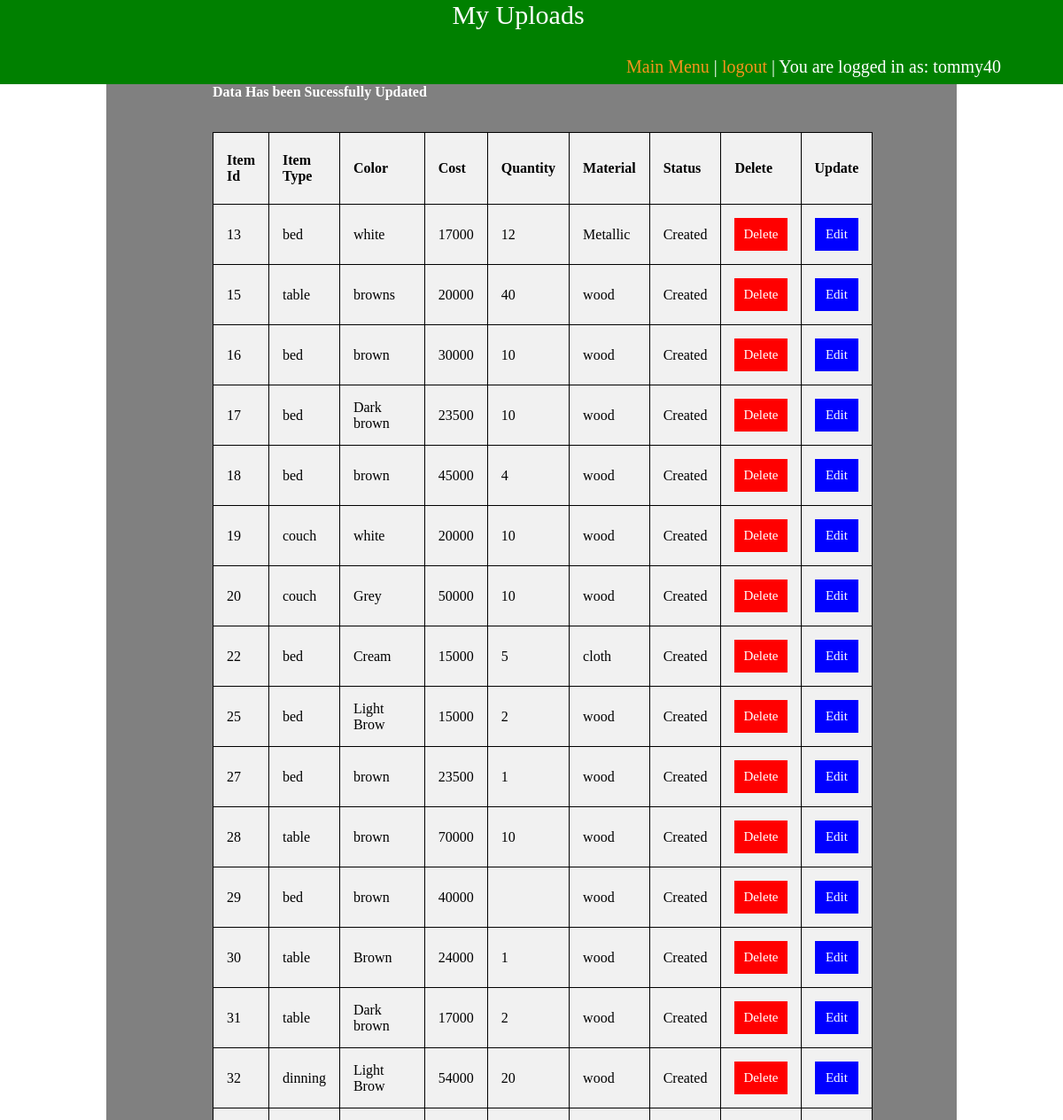
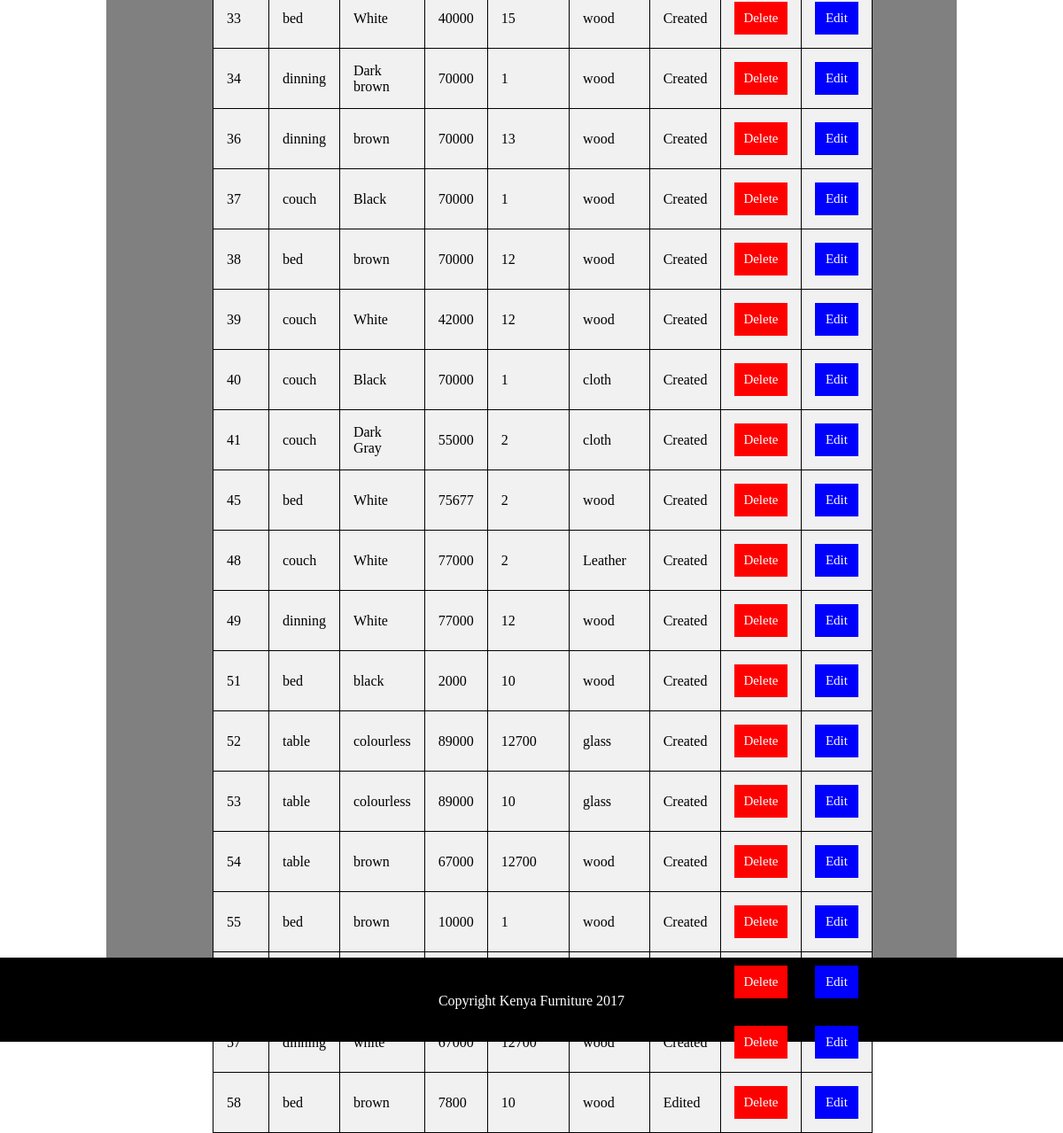
The page /retailer_page/uploads.php?message=sucess1 (signed in) on the database its author committed (2 pictures, top to bottom).
### tables this page shows
CREATE TABLE `furniture` (
  `furniture_id` int(10) NOT NULL,
  `type_of_furniture` varchar(30) DEFAULT NULL,
  `color` varchar(10) DEFAULT NULL,
  `cost` int(30) DEFAULT NULL,
  `quantity` varchar(30) DEFAULT NULL,
  `material` varchar(30) DEFAULT NULL,
  `imagename` varchar(256) NOT NULL,
  `imagepath` varchar(256) NOT NULL,
  `ret_id` int(10) DEFAULT NULL,
  `a_date` datetime NOT NULL DEFAULT CURRENT_TIMESTAMP,
  `ratings` int(10) DEFAULT NULL,
  `status` int(2) NOT NULL
);

### retailer_page/uploads.php (the view, shortened to what this page needs)
<?php
include 'dbh.php';
$unam = $_SESSION['uname'];
$sql = "SELECT * FROM retailer WHERE username = '$unam' ";
$result = $conn->query($sql);
$row = $result->fetch_assoc();
$id = $row['r_id'];
?>
<!DOCTYPE html>
<html>
<head>
	<link rel="stylesheet" type="text/css" href="update_furniture_style.css">
</head>
<body>
<header>
		<nav>
				<center><span id='one'>My Uploads</span></center>
			<ul>
				<a href="home.php">Main Menu</a> |
				<a href="includes/logout.php">logout </a> |
				<?php echo 'You are logged in as: '.$unam ?>
			</ul>
		</nav>
	</header>
	<section>
	<?php
		$url = "http://".$_SERVER['HTTP_HOST'].$_SERVER['REQUEST_URI'];
		if(strpos($url,'message=success')){
			echo "<p style='color:White'; font-size:30px;><b>Data Has been Sucessfully Erased</b></p>";
		}else if(strpos($url,'message=sucess1')){
			echo "<p style='color:White' font-size:70px;><b>Data Has been Sucessfully Updated</b></p>";
		}
	?>
		<br><br>
		<table>
		<tr>
			<th>Item Id</th>
			<th>Item Type</th>
			<th>Color</th>
			<th>Cost</th>
			<th>Quantity</th>
			<th>Material</th>
			<th>Status</th>
			<th>Delete</th>
			<th>Update</th>
		</tr>
			<?php
				$sql2 = "SELECT * FROM furniture WHERE ret_id = '$id' ";
					$result = $conn->query($sql2);
					while($row = $result->fetch_assoc()){
						$furniture_id = $row['furniture_id'];
						$type_of_furniture = $row['type_of_furniture'];
						$color = $row['color'];
						$cost = $row['cost'];
						$quantity = $row['quantity'];
						$material = $row['material'];
						$status = $row['status'];
						?>
						<tr>
							<td><?php echo $furniture_id?></td>
							<td><?php echo $type_of_furniture ?></td>
							<td><?php echo $color ?> </td>
							<td><?php echo $cost ?> </td>
							<td><?php echo $quantity ?> </td>
							<td><?php echo $material ?></td>
							<td>
								<?php
									if($status == 0) {
										echo "Created";
									}else if($status == 1){
										echo "Edited";
									}
								?>
							</td>
							<td>
								<form action="delete_furniture.php" method="post">
									<input type="submit" name="delete" value="Delete" style="background-color:Red; color:white; font-size:15px; border:0px; padding:10px; height:100%; width:100%;">
								</form>
							</td>
							<td>
								<form action="update_furniture.php" method="post">
									<input type="submit" name="dlete" value="Edit" style="background-color:Blue; color:white; font-size:15px; border:0px; padding:10px; height:100%; width:100%;"/>
								</form>
							</td>
						</tr>
			<?php } ?>
		</table>
	</section>
	<footer>
		<div>
			Copyright Kenya Furniture 2017
		</div>
	</footer>
</body>
</html>

### retailer_page/update_furniture_style.css (style rules this page uses)
* { font-family:Tahoma; margin:0px; }
body { width:100%; height:950px; }
header { height:10%; width:100%; background-color:green; color:white; }
#one { text-align:center; font-size:30px; margin-top:30px; padding-right:30px; }
nav ul { float:right; margin-top:30px; margin-right:70px; }
nav ul { list-style:none; display:inline-block; font-size:20px; }
nav ul a { color:#F6931D; text-decoration:none; }
section { margin-right:10%; margin-left:10%; width:60%; background-color:grey; height:90%; padding-left:10%; padding-right:10%; color:white; }
footer { height:10%; width:100%; background-color:black; color:white; }
footer div { text-align:center; padding-top:40px; }
table { border-collapse: collapse; width:100%; height:auto; overflow:hidden; background-color:#F1F1F1; color:black; overflow-y:hidden; }
table, th, td { border: 1px solid black; }
th { height:50px; }
th, td { padding: 15px; text-align: left; }

### retailer_page/uploads.php (style rules this page uses)
section { height:2250px; }

### rows shown on the page
furniture: furniture_id "13", type_of_furniture "bed", color "white", cost "17000", quantity "12", material "Metallic", status "Created"
furniture: furniture_id "15", type_of_furniture "table", color "browns", cost "20000", quantity "40", material "wood", status "Created"
furniture: furniture_id "16", type_of_furniture "bed", color "brown", cost "30000", quantity "10", material "wood", status "Created"
furniture: furniture_id "17", type_of_furniture "bed", color "Dark brown", cost "23500", quantity "10", material "wood", status "Created"
furniture: furniture_id "18", type_of_furniture "bed", color "brown", cost "45000", quantity "4", material "wood", status "Created"
furniture: furniture_id "19", type_of_furniture "couch", color "white", cost "20000", quantity "10", material "wood", status "Created"
furniture: furniture_id "20", type_of_furniture "couch", color "Grey", cost "50000", quantity "10", material "wood", status "Created"
furniture: furniture_id "22", type_of_furniture "bed", color "Cream", cost "15000", quantity "5", material "cloth", status "Created"
furniture: furniture_id "25", type_of_furniture "bed", color "Light Brow", cost "15000", quantity "2", material "wood", status "Created"
furniture: furniture_id "27", type_of_furniture "bed", color "brown", cost "23500", quantity "1", material "wood", status "Created"
furniture: furniture_id "28", type_of_furniture "table", color "brown", cost "70000", quantity "10", material "wood", status "Created"
furniture: furniture_id "29", type_of_furniture "bed", color "brown", cost "40000", material "wood", status "Created"
furniture: furniture_id "30", type_of_furniture "table", color "Brown", cost "24000", quantity "1", material "wood", status "Created"
furniture: furniture_id "31", type_of_furniture "table", color "Dark brown", cost "17000", quantity "2", material "wood", status "Created"
furniture: furniture_id "32", type_of_furniture "dinning", color "Light Brow", cost "54000", quantity "20", material "wood", status "Created"
furniture: furniture_id "33", type_of_furniture "bed", color "White", cost "40000", quantity "15", material "wood", status "Created"
furniture: furniture_id "34", type_of_furniture "dinning", color "Dark brown", cost "70000", quantity "1", material "wood", status "Created"
furniture: furniture_id "36", type_of_furniture "dinning", color "brown", cost "70000", quantity "13", material "wood", status "Created"
furniture: furniture_id "37", type_of_furniture "couch", color "Black", cost "70000", quantity "1", material "wood", status "Created"
furniture: furniture_id "38", type_of_furniture "bed", color "brown", cost "70000", quantity "12", material "wood", status "Created"
furniture: furniture_id "39", type_of_furniture "couch", color "White", cost "42000", quantity "12", material "wood", status "Created"
furniture: furniture_id "40", type_of_furniture "couch", color "Black", cost "70000", quantity "1", material "cloth", status "Created"
furniture: furniture_id "41", type_of_furniture "couch", color "Dark Gray", cost "55000", quantity "2", material "cloth", status "Created"
furniture: furniture_id "45", type_of_furniture "bed", color "White", cost "75677", quantity "2", material "wood", status "Created"
furniture: furniture_id "48", type_of_furniture "couch", color "White", cost "77000", quantity "2", material "Leather", status "Created"
furniture: furniture_id "49", type_of_furniture "dinning", color "White", cost "77000", quantity "12", material "wood", status "Created"
furniture: furniture_id "51", type_of_furniture "bed", color "black", cost "2000", quantity "10", material "wood", status "Created"
furniture: furniture_id "52", type_of_furniture "table", color "colourless", cost "89000", quantity "12700", material "glass", status "Created"
furniture: furniture_id "53", type_of_furniture "table", color "colourless", cost "89000", quantity "10", material "glass", status "Created"
furniture: furniture_id "54", type_of_furniture "table", color "brown", cost "67000", quantity "12700", material "wood", status "Created"
furniture: furniture_id "55", type_of_furniture "bed", color "brown", cost "10000", quantity "1", material "wood", status "Created"
furniture: furniture_id "57", type_of_furniture "dinning", color "white", cost "67000", quantity "12700", material "wood", status "Created"
furniture: furniture_id "58", type_of_furniture "bed", color "brown", cost "7800", quantity "10", material "wood", status "Edited"

### other values the page prints
$unam "tommy40"
